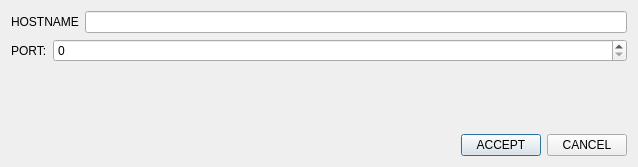
<?xml version="1.0" encoding="UTF-8"?>
<ui version="4.0">
 <class>chatconnect</class>
 <widget class="QDialog" name="chatconnect">
  <property name="geometry">
   <rect>
    <x>0</x>
    <y>0</y>
    <width>638</width>
    <height>167</height>
   </rect>
  </property>
  <property name="windowTitle">
   <string>Dialog</string>
  </property>
  <layout class="QVBoxLayout" name="verticalLayout">
   <item>
    <layout class="QHBoxLayout" name="horizontalLayout">
     <item>
      <widget class="QLabel" name="label_2">
       <property name="text">
        <string>HOSTNAME</string>
       </property>
      </widget>
     </item>
     <item>
      <widget class="QLineEdit" name="hostname"/>
     </item>
    </layout>
   </item>
   <item>
    <layout class="QFormLayout" name="formLayout">
     <item row="0" column="0">
      <widget class="QLabel" name="label">
       <property name="text">
        <string>PORT:</string>
       </property>
      </widget>
     </item>
     <item row="0" column="1">
      <widget class="QSpinBox" name="port">
       <property name="maximum">
        <number>9999</number>
       </property>
      </widget>
     </item>
    </layout>
   </item>
   <item>
    <layout class="QHBoxLayout" name="horizontalLayout_2">
     <item>
      <spacer name="horizontalSpacer">
       <property name="orientation">
        <enum>Qt::Horizontal</enum>
       </property>
       <property name="sizeHint" stdset="0">
        <size>
         <width>40</width>
         <height>20</height>
        </size>
       </property>
      </spacer>
     </item>
     <item>
      <widget class="QPushButton" name="ok">
       <property name="text">
        <string>ACCEPT</string>
       </property>
      </widget>
     </item>
     <item>
      <widget class="QPushButton" name="cancel">
       <property name="text">
        <string>CANCEL</string>
       </property>
      </widget>
     </item>
    </layout>
   </item>
  </layout>
 </widget>
 <resources/>
 <connections/>
</ui>
